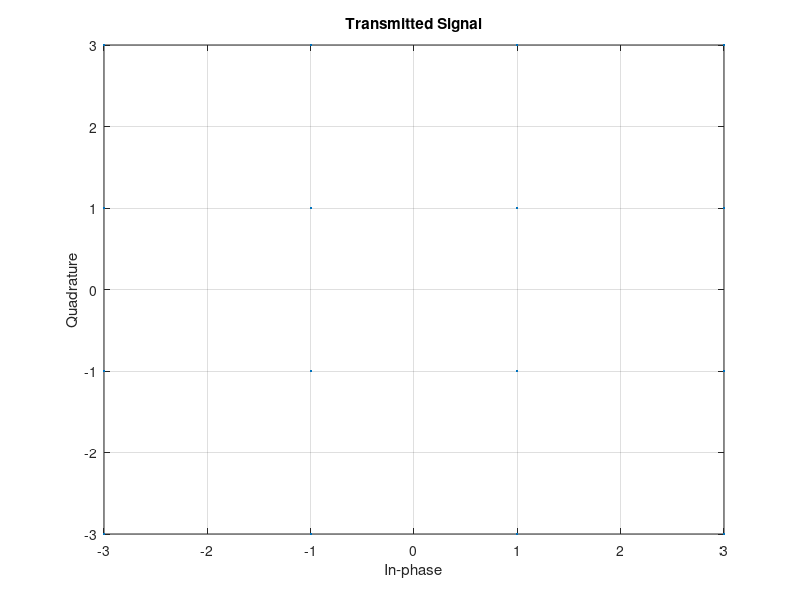
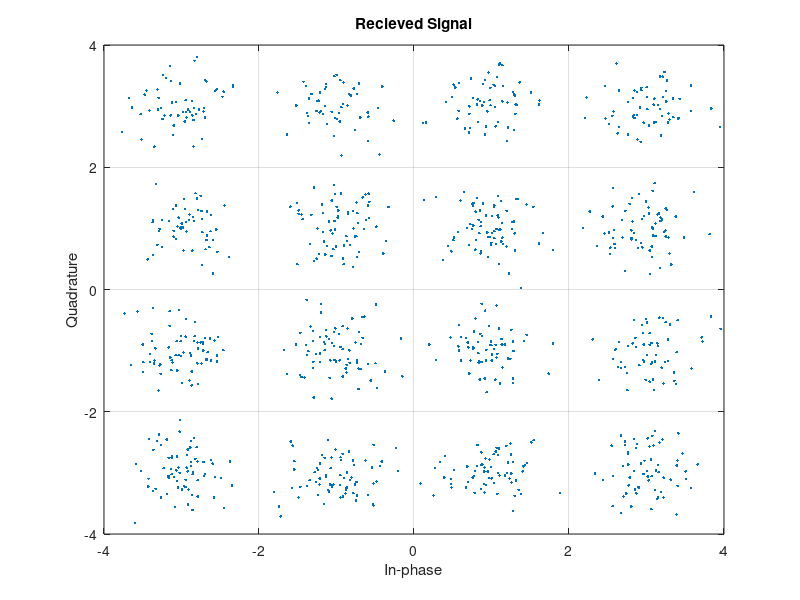

The MATLAB source for these figures, in order:
%%% script for QPSK Modulation 
clc;
clear;
close all;


M = 16; %modulation Order
k = log2(M); %bits per symbol
snrdB = 5;
realPart = [-3,-1,1,3];
imagPart = [-3,-1,1,3];

snr = 10^(snrdB/10);
symbols = zeros(M,1);

for ii = 1:numel(realPart)
    for jj = 1:numel(imagPart)
        symbols(jj+4*(ii-1)) = realPart(ii) + 1i*imagPart(jj);
    end
end

numSymbols = 1000;
txSignal = symbols(randi([1 M],numSymbols,1));

scatterplot(txSignal);
grid on
title("Transmitted Signal")

noise = (1/snr)*(randn(numSymbols,1) + 1i*randn(numSymbols,1));

rxSignal = txSignal + noise;
scatterplot(rxSignal);
grid on
title("Recieved Signal")





a=1;




